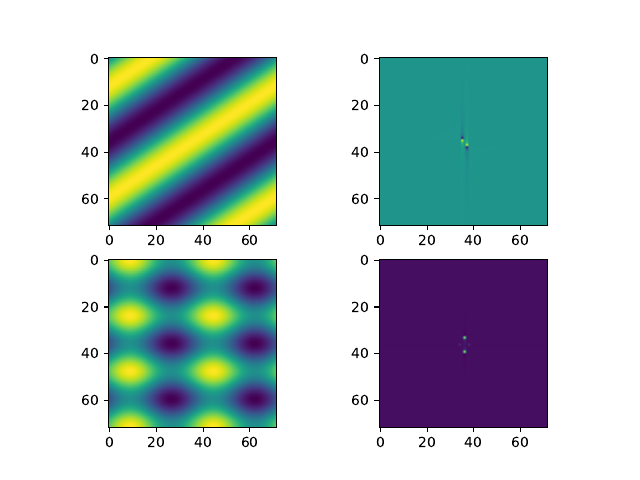

This figure's Python source:
import numpy as np
import matplotlib.pyplot as plt
# X = misc.face(gray=True)
# plt.imshow(X, cmap=plt.cm.gray)
# plt.show()


#transformata fourier
# Y = np.fft.fft2(X)
# freq_db = 20*np.log10(abs(Y))

# plt.imshow(freq_db)
# plt.colorbar()
# plt.show()


#rotire la 45 grade
# rotate_angle = 45
# X45 = ndimage.rotate(X, rotate_angle)
# plt.imshow(X45, cmap=plt.cm.gray)
# plt.show()
#
# Y45 = np.fft.fft2(X45)
# plt.imshow(20*np.log10(abs(Y45)))
# plt.colorbar()
# plt.show()


#Momentan pe axe sunt afișate numărul bin-urilor
#  Pentru a obține frecvențele asociate folosiți `fftfreq`
# freq_x = np.fft.fftfreq(X.shape[1])
# freq_y = np.fft.fftfreq(X.shape[0])
#
# plt.stem(freq_x, freq_db[:][0])
# plt.show()





# fara frecvente inalte
# freq_cutoff = 120
#
# Y_cutoff = Y.copy()
# Y_cutoff[freq_db > freq_cutoff] = 0
# X_cutoff = np.fft.ifft2(Y_cutoff)
# X_cutoff = np.real(X_cutoff)    # avoid rounding erros in the complex domain,
#                                 # in practice use irfft2
# plt.imshow(X_cutoff, cmap=plt.cm.gray)
# plt.show()



# adaugam zgomot in limita pixel noise
# pixel_noise = 200
#
# noise = np.random.randint(-pixel_noise, high=pixel_noise+1, size=X.shape)
# X_noisy = X + noise
# plt.imshow(X, cmap=plt.cm.gray)
# plt.title('Original')
# plt.show()
# plt.imshow(X_noisy, cmap=plt.cm.gray)
# plt.title('Noisy')
# plt.show()


n1 = 72
n2 = 72
x = np.linspace(0, 1, n1)
y = np.linspace(0, 1, n2)


def f1(x, y):
    return np.sin(2 * np.pi * x + 3 * np.pi * y)


def f2(x, y):
    return np.sin(4 * np.pi * x) + np.cos(6 * np.pi * y)


X, Y = np.meshgrid(x, y)

f_1 = f1(X, Y)
f_2 = f2(X, Y)

spectrum_f1 = np.real(np.fft.fftshift(np.fft.ifft2(f_1)))
spectrum_f2 = np.real(np.fft.fftshift(np.fft.ifft2(f_2)))

fig, axs = plt.subplots(2, 2)
axs[0][0].imshow(f_1)
axs[1][0].imshow(f_2)
axs[0][1].imshow(spectrum_f1)
axs[1][1].imshow(spectrum_f2)
plt.savefig("ex1_a_b.pdf")
plt.show()







